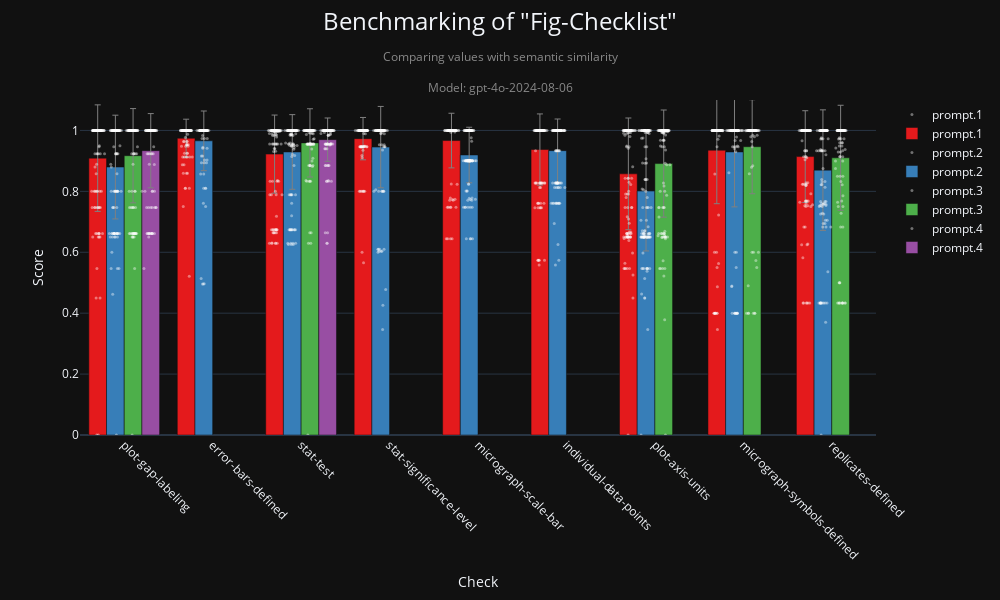

The notebook cell saved with this chart:
### Code cell
global_checklist_visualization(
    "fig-checklist",
    metric="semantic_similarity",
    model=MODEL,
)

### Figure 1 — Plotly figure (JSON) as saved in the notebook; plotly's stock layout.template omitted (floating-point values rounded to 4 significant figures; data arrays with more than 128 entries replaced by an {"elided": "..."} marker saying what was removed)
{"data": [{"hovertext": {"elided": "1136 str values"}, "marker": {"color": "white", "line": {"color": "white", "width": 0}, "opacity": 0.4, "size": 3}, "mode": "markers", "name": "prompt.1", "showlegend": true, "type": "scatter", "x": {"elided": "1136 float values"}, "y": {"elided": "1136 float values"}}, {"error_y": {"array": [0.06246, 0.1169, 0.08967, 0.1756, 0.1834, 0.175, 0.1506, 0.06952, 0.1282], "color": "grey", "thickness": 1, "type": "data", "visible": true, "width": 3}, "hovertext": ["Check: error-bars-defined<br>Average Score: 0.974<br>Prompt: prompt.1<br>Num Points: 126", "Check: individual-data-points<br>Average Score: 0.937<br>Prompt: prompt.1<br>Num Points: 126", "Check: micrograph-scale-bar<br>Average Score: 0.967<br>Prompt: prompt.1<br>Num Points: 126", "Check: micrograph-symbols-defined<br>Average Score: 0.935<br>Prompt: prompt.1<br>Num Points: 126", "Check: plot-axis-units<br>Average Score: 0.858<br>Prompt: prompt.1<br>Num Points: 127", "Check: plot-gap-labeling<br>Average Score: 0.909<br>Prompt: prompt.1<br>Num Points: 127", "Check: replicates-defined<br>Average Score: 0.914<br>Prompt: prompt.1<br>Num Points: 126", "Check: stat-significance-level<br>Average Score: 0.973<br>Prompt: prompt.1<br>Num Points: 126", "Check: stat-test<br>Average Score: 0.922<br>Prompt: prompt.1<br>Num Points: 126"], "marker": {"color": "rgb(228,26,28)"}, "name": "prompt.1", "showlegend": true, "type": "bar", "width": 0.2, "x": [0.7, 4.7, 3.7, 6.7, 5.7, -0.3, 7.7, 2.7, 1.7], "y": [0.9745, 0.9373, 0.9668, 0.9351, 0.8575, 0.9091, 0.9142, 0.9731, 0.9223]}, {"hovertext": {"elided": "1135 str values"}, "marker": {"color": "white", "line": {"color": "white", "width": 0}, "opacity": 0.4, "size": 3}, "mode": "markers", "name": "prompt.2", "showlegend": true, "type": "scatter", "x": {"elided": "1135 float values"}, "y": {"elided": "1135 float values"}}, {"error_y": {"array": [0.09793, 0.1039, 0.09122, 0.1803, 0.1966, 0.1703, 0.1979, 0.1335, 0.1226], "color": "grey", "thickness": 1, "type": "data", "visible": true, "width": 3}, "hovertext": ["Check: error-bars-defined<br>Average Score: 0.966<br>Prompt: prompt.2<br>Num Points: 126", "Check: individual-data-points<br>Average Score: 0.934<br>Prompt: prompt.2<br>Num Points: 126", "Check: micrograph-scale-bar<br>Average Score: 0.919<br>Prompt: prompt.2<br>Num Points: 126", "Check: micrograph-symbols-defined<br>Average Score: 0.929<br>Prompt: prompt.2<br>Num Points: 126", "Check: plot-axis-units<br>Average Score: 0.801<br>Prompt: prompt.2<br>Num Points: 127", "Check: plot-gap-labeling<br>Average Score: 0.880<br>Prompt: prompt.2<br>Num Points: 126", "Check: replicates-defined<br>Average Score: 0.870<br>Prompt: prompt.2<br>Num Points: 126", "Check: stat-significance-level<br>Average Score: 0.945<br>Prompt: prompt.2<br>Num Points: 126", "Check: stat-test<br>Average Score: 0.929<br>Prompt: prompt.2<br>Num Points: 126"], "marker": {"color": "rgb(55,126,184)"}, "name": "prompt.2", "showlegend": true, "type": "bar", "width": 0.2, "x": [0.9, 4.9, 3.9, 6.9, 5.9, -0.1, 7.9, 2.9, 1.9], "y": [0.966, 0.9337, 0.9193, 0.9294, 0.801, 0.8798, 0.8697, 0.9453, 0.9293]}, {"hovertext": {"elided": "632 str values"}, "marker": {"color": "white", "line": {"color": "white", "width": 0}, "opacity": 0.4, "size": 3}, "mode": "markers", "name": "prompt.3", "showlegend": true, "type": "scatter", "x": {"elided": "632 float values"}, "y": {"elided": "632 float values"}}, {"error_y": {"array": [0.1544, 0.176, 0.1547, 0.1725, 0.1121], "color": "grey", "thickness": 1, "type": "data", "visible": true, "width": 3}, "hovertext": ["Check: micrograph-symbols-defined<br>Average Score: 0.947<br>Prompt: prompt.3<br>Num Points: 126", "Check: plot-axis-units<br>Average Score: 0.891<br>Prompt: prompt.3<br>Num Points: 127", "Check: plot-gap-labeling<br>Average Score: 0.917<br>Prompt: prompt.3<br>Num Points: 127", "Check: replicates-defined<br>Average Score: 0.910<br>Prompt: prompt.3<br>Num Points: 126", "Check: stat-test<br>Average Score: 0.959<br>Prompt: prompt.3<br>Num Points: 126"], "marker": {"color": "rgb(77,175,74)"}, "name": "prompt.3", "showlegend": true, "type": "bar", "width": 0.2, "x": [7.1, 6.1, 0.1, 8.1, 2.1], "y": [0.9466, 0.8912, 0.9171, 0.9102, 0.9592]}, {"hovertext": {"elided": "252 str values"}, "marker": {"color": "white", "line": {"color": "white", "width": 0}, "opacity": 0.4, "size": 3}, "mode": "markers", "name": "prompt.4", "showlegend": true, "type": "scatter", "x": {"elided": "252 float values"}, "y": {"elided": "252 float values"}}, {"error_y": {"array": [0.1218, 0.07119], "color": "grey", "thickness": 1, "type": "data", "visible": true, "width": 3}, "hovertext": ["Check: plot-gap-labeling<br>Average Score: 0.934<br>Prompt: prompt.4<br>Num Points: 126", "Check: stat-test<br>Average Score: 0.970<br>Prompt: prompt.4<br>Num Points: 126"], "marker": {"color": "rgb(152,78,163)"}, "name": "prompt.4", "showlegend": true, "type": "bar", "width": 0.2, "x": [0.3, 2.3], "y": [0.9336, 0.9697]}], "layout": {"barmode": "group", "height": 600, "title": {"font": {"size": 24}, "text": "Benchmarking of \"Fig-Checklist\"<br><span style=\"font-size: 0.5em; color: #888;\">Comparing values with semantic similarity</span><br><span style=\"font-size: 0.5em; color: #888;\">Model: gpt-4o-2024-08-06</span>", "x": 0.5, "y": 0.95}, "width": 1000, "xaxis": {"range": [-0.5, 8.5], "tickangle": 45, "ticktext": ["plot-gap-labeling", "error-bars-defined", "stat-test", "stat-significance-level", "micrograph-scale-bar", "individual-data-points", "plot-axis-units", "micrograph-symbols-defined", "replicates-defined"], "tickvals": [0, 1, 2, 3, 4, 5, 6, 7, 8], "title": {"text": "Check"}}, "yaxis": {"range": [0, 1.1], "title": {"text": "Score"}}}}
